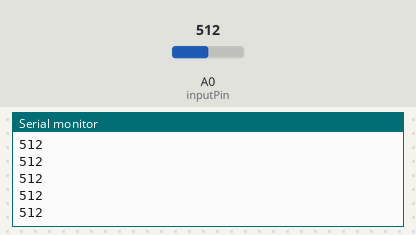
This sketch was run on a simulated Arduino Uno, built with avr-gcc and run on an emulated ATmega328P. Parts: the last lines printed to the serial monitor. Inputs (shaded band) come from the test bench; at power-on: A0 (inputPin) = 512.

Above: at 1.2 s.
1.3 s: A0 (inputPin) set to 716
At 2.3 s:
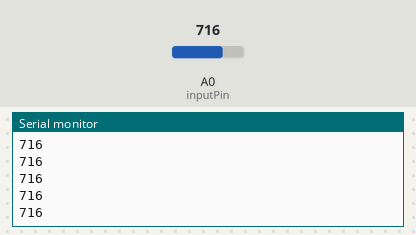
2.8 s: A0 (inputPin) set to 900
At 3.9 s:
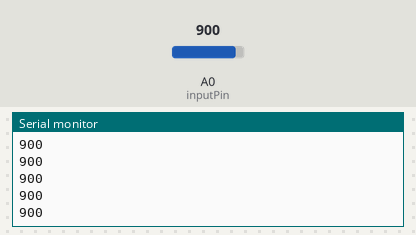
Timing chart, 0 to 5.8 s (numbered marks = the images above; inputs shaded):
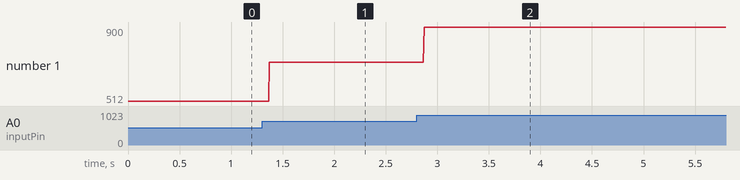

The sketch:

environment_control_system.ino
```cpp
const int inputPin = A0;  // Analog pin to read the signal from the signal generator
int sample;

void setup() {
  Serial.begin(9600);   // Start the serial communication at 115200 baud rate
}

void loop() {
  sample = analogRead(inputPin);  // Read the analog signal from signal generator
  Serial.println(sample);         // Send the value to the Serial Plotter
  delayMicroseconds(100);         // Adjust the sampling rate by changing this value
}
```

Measured:
- after the input at 1.3 s, the serial monitor: prints a new line after 0.07 s (image 1)
- after the input at 2.8 s, the serial monitor: prints a new line after 0.07 s (image 2)
- plotted number 1: 512 → 716 after the input at 1.3 s, 716 → 900 after the input at 2.8 s
